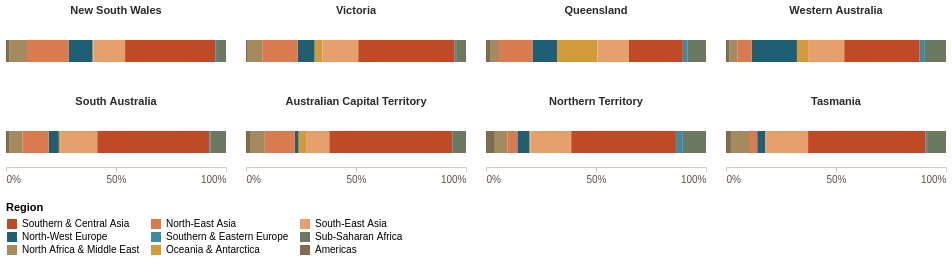

The Vega-Lite source for this figure:
### Vega-Lite specification from a JSON file in a GitHub repository (floating-point values rounded to 4 significant figures)
{"$schema": "https://vega.github.io/schema/vega-lite/v5.json", "description": "Small-multiple stacked bars showing the regional composition of net migration to each state and territory, 2024-25. Reveals that VIC and NSW draw most heavily from Southern & Central Asia, while WA still has a large North-West European share.", "background": "transparent", "config": {"view": {"stroke": null}, "axis": {"labelFont": "Inter Tight, sans-serif", "titleFont": "Inter Tight, sans-serif", "labelFontSize": 10, "titleFontSize": 11, "labelColor": "#5a5145", "titleColor": "#2a2a2a", "domainColor": "#d8cdb8", "tickColor": "#d8cdb8"}, "header": {"labelFont": "Inter Tight, sans-serif", "labelFontSize": 11, "labelFontWeight": 600, "labelColor": "#2a2a2a"}, "legend": {"labelFont": "Inter Tight, sans-serif", "titleFont": "Inter Tight, sans-serif", "labelFontSize": 10, "titleFontSize": 11, "orient": "bottom", "columns": 3, "symbolType": "square", "symbolSize": 100}, "font": "Inter Tight, sans-serif"}, "data": {"values": [{"state": "New South Wales", "state_code": "NSW", "region": "Oceania & Antarctica", "value": 410}, {"state": "New South Wales", "state_code": "NSW", "region": "North-West Europe", "value": 9950}, {"state": "New South Wales", "state_code": "NSW", "region": "Southern & Eastern Europe", "value": 760}, {"state": "New South Wales", "state_code": "NSW", "region": "North Africa & Middle East", "value": 7420}, {"state": "New South Wales", "state_code": "NSW", "region": "South-East Asia", "value": 13230}, {"state": "New South Wales", "state_code": "NSW", "region": "North-East Asia", "value": 17350}, {"state": "New South Wales", "state_code": "NSW", "region": "Southern & Central Asia", "value": 37600}, {"state": "New South Wales", "state_code": "NSW", "region": "Americas", "value": 1330}, {"state": "New South Wales", "state_code": "NSW", "region": "Sub-Saharan Africa", "value": 3730}, {"state": "Victoria", "state_code": "VIC", "region": "Oceania & Antarctica", "value": 3140}, {"state": "Victoria", "state_code": "VIC", "region": "North-West Europe", "value": 6710}, {"state": "Victoria", "state_code": "VIC", "region": "Southern & Eastern Europe", "value": 630}, {"state": "Victoria", "state_code": "VIC", "region": "North Africa & Middle East", "value": 5810}, {"state": "Victoria", "state_code": "VIC", "region": "South-East Asia", "value": 14390}, {"state": "Victoria", "state_code": "VIC", "region": "North-East Asia", "value": 14250}, {"state": "Victoria", "state_code": "VIC", "region": "Southern & Central Asia", "value": 38590}, {"state": "Victoria", "state_code": "VIC", "region": "Americas", "value": 700}, {"state": "Victoria", "state_code": "VIC", "region": "Sub-Saharan Africa", "value": 3960}, {"state": "Queensland", "state_code": "QLD", "region": "Oceania & Antarctica", "value": 10220}, {"state": "Queensland", "state_code": "QLD", "region": "North-West Europe", "value": 6240}, {"state": "Queensland", "state_code": "QLD", "region": "Southern & Eastern Europe", "value": 1230}, {"state": "Queensland", "state_code": "QLD", "region": "North Africa & Middle East", "value": 2110}, {"state": "Queensland", "state_code": "QLD", "region": "South-East Asia", "value": 8020}, {"state": "Queensland", "state_code": "QLD", "region": "North-East Asia", "value": 8460}, {"state": "Queensland", "state_code": "QLD", "region": "Southern & Central Asia", "value": 13670}, {"state": "Queensland", "state_code": "QLD", "region": "Americas", "value": 1200}, {"state": "Queensland", "state_code": "QLD", "region": "Sub-Saharan Africa", "value": 4640}, {"state": "South Australia", "state_code": "SA", "region": "Oceania & Antarctica", "value": 110}, {"state": "South Australia", "state_code": "SA", "region": "North-West Europe", "value": 850}, {"state": "South Australia", "state_code": "SA", "region": "Southern & Eastern Europe", "value": 120}, {"state": "South Australia", "state_code": "SA", "region": "North Africa & Middle East", "value": 1130}, {"state": "South Australia", "state_code": "SA", "region": "South-East Asia", "value": 3130}, {"state": "South Australia", "state_code": "SA", "region": "North-East Asia", "value": 2200}, {"state": "South Australia", "state_code": "SA", "region": "Southern & Central Asia", "value": 9420}, {"state": "South Australia", "state_code": "SA", "region": "Americas", "value": 260}, {"state": "South Australia", "state_code": "SA", "region": "Sub-Saharan Africa", "value": 1280}, {"state": "Western Australia", "state_code": "WA", "region": "Oceania & Antarctica", "value": 2150}, {"state": "Western Australia", "state_code": "WA", "region": "North-West Europe", "value": 8170}, {"state": "Western Australia", "state_code": "WA", "region": "Southern & Eastern Europe", "value": 960}, {"state": "Western Australia", "state_code": "WA", "region": "North Africa & Middle East", "value": 1420}, {"state": "Western Australia", "state_code": "WA", "region": "South-East Asia", "value": 6430}, {"state": "Western Australia", "state_code": "WA", "region": "North-East Asia", "value": 2620}, {"state": "Western Australia", "state_code": "WA", "region": "Southern & Central Asia", "value": 13630}, {"state": "Western Australia", "state_code": "WA", "region": "Americas", "value": 630}, {"state": "Western Australia", "state_code": "WA", "region": "Sub-Saharan Africa", "value": 3830}, {"state": "Tasmania", "state_code": "TAS", "region": "Oceania & Antarctica", "value": 0}, {"state": "Tasmania", "state_code": "TAS", "region": "North-West Europe", "value": 100}, {"state": "Tasmania", "state_code": "TAS", "region": "Southern & Eastern Europe", "value": 20}, {"state": "Tasmania", "state_code": "TAS", "region": "North Africa & Middle East", "value": 220}, {"state": "Tasmania", "state_code": "TAS", "region": "South-East Asia", "value": 520}, {"state": "Tasmania", "state_code": "TAS", "region": "North-East Asia", "value": 100}, {"state": "Tasmania", "state_code": "TAS", "region": "Southern & Central Asia", "value": 1430}, {"state": "Tasmania", "state_code": "TAS", "region": "Americas", "value": 60}, {"state": "Tasmania", "state_code": "TAS", "region": "Sub-Saharan Africa", "value": 230}, {"state": "Northern Territory", "state_code": "NT", "region": "Oceania & Antarctica", "value": 20}, {"state": "Northern Territory", "state_code": "NT", "region": "North-West Europe", "value": 190}, {"state": "Northern Territory", "state_code": "NT", "region": "Southern & Eastern Europe", "value": 110}, {"state": "Northern Territory", "state_code": "NT", "region": "North Africa & Middle East", "value": 200}, {"state": "Northern Territory", "state_code": "NT", "region": "South-East Asia", "value": 650}, {"state": "Northern Territory", "state_code": "NT", "region": "North-East Asia", "value": 160}, {"state": "Northern Territory", "state_code": "NT", "region": "Southern & Central Asia", "value": 1670}, {"state": "Northern Territory", "state_code": "NT", "region": "Americas", "value": 140}, {"state": "Northern Territory", "state_code": "NT", "region": "Sub-Saharan Africa", "value": 370}, {"state": "Australian Capital Territory", "state_code": "ACT", "region": "Oceania & Antarctica", "value": -190}, {"state": "Australian Capital Territory", "state_code": "ACT", "region": "North-West Europe", "value": 90}, {"state": "Australian Capital Territory", "state_code": "ACT", "region": "Southern & Eastern Europe", "value": -20}, {"state": "Australian Capital Territory", "state_code": "ACT", "region": "North Africa & Middle East", "value": 370}, {"state": "Australian Capital Territory", "state_code": "ACT", "region": "South-East Asia", "value": 580}, {"state": "Australian Capital Territory", "state_code": "ACT", "region": "North-East Asia", "value": 750}, {"state": "Australian Capital Territory", "state_code": "ACT", "region": "Southern & Central Asia", "value": 3060}, {"state": "Australian Capital Territory", "state_code": "ACT", "region": "Americas", "value": 100}, {"state": "Australian Capital Territory", "state_code": "ACT", "region": "Sub-Saharan Africa", "value": 330}]}, "columns": 4, "facet": {"field": "state", "type": "nominal", "sort": ["New South Wales", "Victoria", "Queensland", "Western Australia", "South Australia", "Australian Capital Territory", "Northern Territory", "Tasmania"], "header": {"title": null}}, "spec": {"width": 220, "height": 50, "mark": {"type": "bar", "height": 22}, "encoding": {"x": {"field": "value", "type": "quantitative", "stack": "normalize", "axis": {"title": null, "format": "%", "grid": false, "values": [0, 0.5, 1]}}, "color": {"field": "region", "type": "nominal", "scale": {"domain": ["Southern & Central Asia", "North-East Asia", "South-East Asia", "North-West Europe", "Southern & Eastern Europe", "Sub-Saharan Africa", "North Africa & Middle East", "Oceania & Antarctica", "Americas"], "range": ["#c14a26", "#d97a4f", "#e5a06d", "#1e5f74", "#3d8aa3", "#6b7960", "#a48b5e", "#d29b3a", "#7e6c4c"]}, "legend": {"title": "Region"}}, "order": {"field": "region"}, "tooltip": [{"field": "state", "type": "nominal", "title": "State"}, {"field": "region", "type": "nominal", "title": "Region"}, {"field": "value", "type": "quantitative", "title": "Net migration", "format": ","}]}}}
